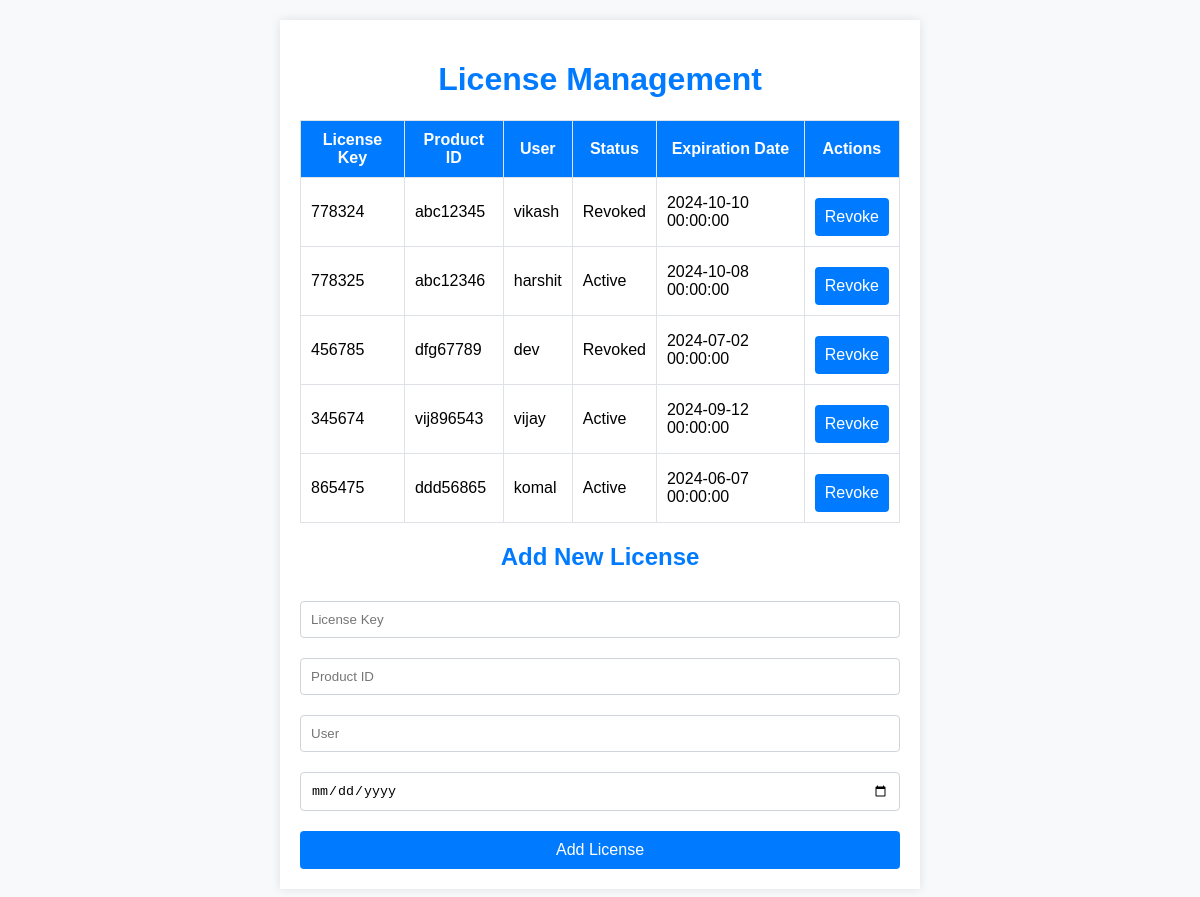
The page /admin (signed in) on the database its author committed.
### models.py (models this page shows, shortened)
class License(db.Model):
    id = db.Column(db.Integer, primary_key=True)
    license_key = db.Column(db.String(120), unique=True, nullable=False)  # Correct, unique and required
    product_id = db.Column(db.String(100), nullable=False)  # Product ID required
    user = db.Column(db.String(100), nullable=False)  # User required
    active = db.Column(db.Boolean, default=True)  # Default active status is True
    expiration_date = db.Column(db.DateTime, nullable=False, default=datetime.utcnow)  # Required expiration date

### app.py (the view)
@app.route('/admin', methods=['GET'])
@login_required
def admin_dashboard():
    licenses = License.query.all()  # Fetch all licenses for admin
    return render_template('admin_dashboard.html', licenses=licenses)

### app.py (called while the page is built)
@login_manager.user_loader
def load_user(user_id):
    return User.query.get(int(user_id))

### templates/admin_dashboard.html (shortened to what this page needs)
<!DOCTYPE html>
<html lang="en">
<head>
    <link rel="stylesheet" type="text/css" href="{{ url_for('static', filename='styles.css') }}">
</head>
<body>
    <div class="container">
        <h1>License Management</h1>
        <table>
            <thead>
                <tr>
                    <th>License Key</th>
                    <th>Product ID</th>
                    <th>User</th>
                    <th>Status</th>
                    <th>Expiration Date</th>
                    <th>Actions</th>
                </tr>
            </thead>
            <tbody>
                {% for license in licenses %}
                <tr>
                    <td>{{ license.license_key }}</td>
                    <td>{{ license.product_id }}</td>
                    <td>{{ license.user }}</td>
                    <td>{{ 'Active' if license.active else 'Revoked' }}</td>
                    <td>{{ license.expiration_date }}</td>
                    <td>
                        <form method="POST" action="{{ url_for('revoke_license', license_id=license.id) }}">
                            <button type="submit">Revoke</button>
                        </form>
                    </td>
                </tr>
                {% endfor %}
            </tbody>
        </table>
        <h2>Add New License</h2>
        <form method="POST" action="{{ url_for('add_license') }}">
            <input type="text" name="license_key" placeholder="License Key" required>
            <input type="text" name="product_id" placeholder="Product ID" required>
            <input type="text" name="user" placeholder="User" required>
            <input type="date" name="expiration_date" required>
            <button type="submit">Add License</button>
        </form>
    </div>
</body>
</html>

### static/styles.css (style rules this page uses)
body { font-family: Arial, sans-serif; background-color: #f8f9fa; margin: 0; padding: 20px; }
.container { max-width: 600px; margin: 0 auto; background: #fff; padding: 20px; box-shadow: 0 0 10px rgba(0, 0, 0, 0.1); }
h1, h2 { color: #007bff; text-align: center; }
form { display: flex; flex-direction: column; margin-top: 20px; }
input[type="text"], input[type="password"], input[type="date"] { padding: 10px; margin: 10px 0; border: 1px solid #ced4da; border-radius: 4px; }
button { padding: 10px; background-color: #007bff; color: white; border: none; border-radius: 4px; cursor: pointer; font-size: 16px; margin-top: 10px; }
table { width: 100%; border-collapse: collapse; margin-top: 20px; }
th, td { padding: 10px; border: 1px solid #dee2e6; }
th { background-color: #007bff; color: white; }
tr td form { display: inline; }

### rows shown on the page
License: license_key "778324", product_id "abc12345", user "vikash", active "Revoked", expiration_date "2024-10-10 00:00:00"
License: license_key "778325", product_id "abc12346", user "harshit", active "Active", expiration_date "2024-10-08 00:00:00"
License: license_key "456785", product_id "dfg67789", user "dev", active "Revoked", expiration_date "2024-07-02 00:00:00"
License: license_key "345674", product_id "vij896543", user "vijay", active "Active", expiration_date "2024-09-12 00:00:00"
License: license_key "865475", product_id "ddd56865", user "komal", active "Active", expiration_date "2024-06-07 00:00:00"
